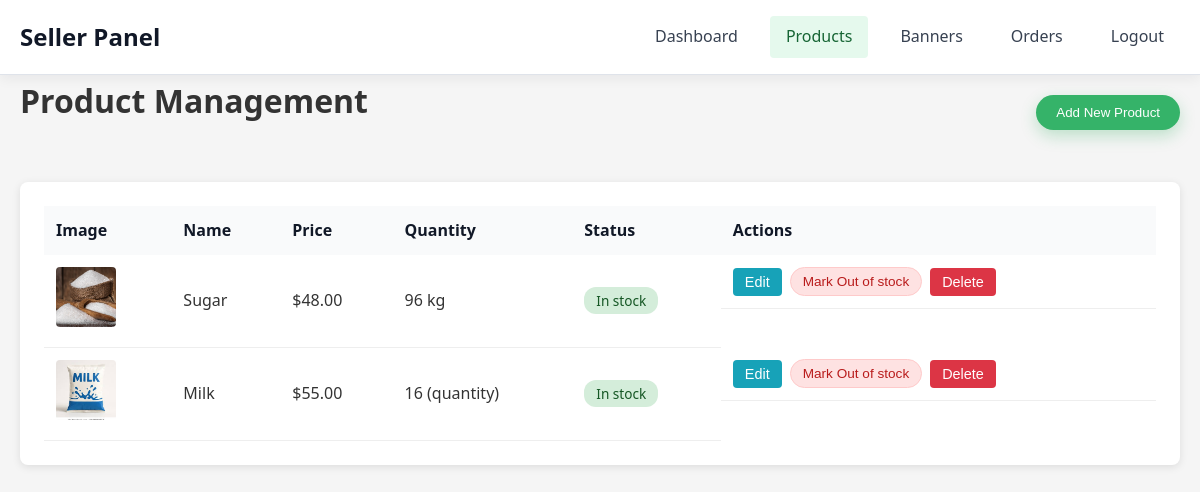
/seller/products (signed in), run on the app's committed database.
### models.py (models this page shows, shortened)
class Product(db.Model):
    __tablename__ = 'products'
    id = db.Column(db.Integer, primary_key=True)
    name = db.Column(db.String(200), nullable=False)
    description = db.Column(db.Text)
    price = db.Column(db.Float, nullable=False)
    original_price = db.Column(db.Float, nullable=True)  # For strike-through pricing
    quantity_available = db.Column(db.Float, nullable=False, default=0.0)
    unit_type = db.Column(db.String(20), nullable=False, default='quantity')  # 'quantity' or 'kg'
    image_path = db.Column(db.String(500))
    created_at = db.Column(db.DateTime, default=datetime.utcnow)
    order_items = db.relationship('OrderItem', backref='product', lazy=True)

### app.py (the view)
@app.route('/seller/products')
@seller_login_required
def seller_products():
    products = Product.query.order_by(Product.created_at.desc()).all()
    return render_template('seller/products.html', products=products)

### app.py (called while the page is built)
def seller_login_required(f):
    from functools import wraps
    @wraps(f)
    def decorated_function(*args, **kwargs):
        if 'seller_id' not in session:
            return redirect(url_for('seller_login'))
        return f(*args, **kwargs)
    return decorated_function

### templates/seller/products.html (shortened to what this page needs)
<!DOCTYPE html>
<html lang="en">
<head>
    <link rel="stylesheet" href="{{ url_for('static', filename='css/seller.css') }}">
</head>
<body>
    <nav class="seller-nav">
        <div class="container">
            <h2>Seller Panel</h2>
            <div class="nav-links">
                <a href="{{ url_for('seller_dashboard') }}">Dashboard</a>
                <a href="{{ url_for('seller_products') }}" class="active">Products</a>
                <a href="{{ url_for('seller_banners') }}">Banners</a>
                <a href="{{ url_for('seller_orders') }}">Orders</a>
                <a href="{{ url_for('seller_logout') }}">Logout</a>
            </div>
        </div>
    </nav>
    <main class="container">
        <div class="page-header">
            <h1>Product Management</h1>
            <button class="btn-primary" onclick="openModal('add-product-modal')">Add New Product</button>
        </div>
        <div class="products-table-container">
            <table class="data-table">
                <thead>
                    <tr>
                        <th>Image</th>
                        <th>Name</th>
                        <th>Price</th>
                        <th>Quantity</th>
                        <th>Status</th>
                        <th>Actions</th>
                    </tr>
                </thead>
                <tbody>
                    {% for product in products %}
                    <tr>
                        <td>
                            {% if product.image_path %}
                            <img src="{{ url_for('static', filename=product.image_path) }}"
                                 alt="{{ product.name }}" class="table-image">
                            {% else %}
                            <span class="no-image">No Image</span>
                            {% endif %}
                        </td>
                        <td>{{ product.name }}</td>
                        <td>${{ "%.2f"|format(product.price) }}</td>
                        <td>{{ product.quantity_available }} {% if product.unit_type == 'kg' %}kg{% else %}({{ product.unit_type }}){% endif %}</td>
                        <td>
                            {% if product.quantity_available > 0 %}
                                <span class="status-badge status-active">In stock</span>
                            {% else %}
                                <span class="status-badge status-inactive">Out of stock</span>
                            {% endif %}
                        </td>
                        <td class="product-actions-cell">
                            <button class="btn-edit" onclick="editProduct({{ product.id }}, '{{ product.name }}', '{{ product.description|replace("'", "\\'") }}', {{ product.original_price or 'null' }}, {{ product.price }}, {{ product.quantity_available }}, '{{ product.image_path }}', '{{ product.unit_type }}')">
                                Edit
                            </button>
                            <form method="POST" action="{{ url_for('mark_out_of_stock', id=product.id) }}" style="display:inline;">
                                <button type="submit" class="btn-out-of-stock">
                                    Mark Out of stock
                                </button>
                            </form>
                            <form method="POST" action="{{ url_for('delete_product', id=product.id) }}" style="display:inline;" onsubmit="return confirm('Are you sure you want to delete this product? This action cannot be undone.');">
                                <button type="submit" class="btn-delete">
                                    Delete
                                </button>
                            </form>
                        </td>
                    </tr>
                    {% endfor %}
                </tbody>
            </table>
        </div>
    </main>
</body>
</html>

### static/css/seller.css (style rules this page uses)
* { margin: 0; padding: 0; box-sizing: border-box; }
body { font-family: 'Segoe UI', Tahoma, Geneva, Verdana, sans-serif; line-height: 1.6; color: #333; background-color: #f5f5f5; }
.container { max-width: 1200px; margin: 0 auto; padding: 0 20px; }
.seller-nav { background: #ffffff; color: #111827; padding: 1rem 0; box-shadow: 0 4px 12px rgba(15, 23, 42, 0.06); border-bottom: 1px solid rgba(148, 163, 184, 0.3); }
.seller-nav .container { display: flex; justify-content: space-between; align-items: center; }
.seller-nav h2 { font-size: 1.5rem; }
.nav-links { display: flex; gap: 1rem; }
.nav-links a { color: #374151; text-decoration: none; padding: 8px 16px; border-radius: 4px; transition: background-color 0.3s; }
.nav-links a:hover, .nav-links a.active { background-color: #e5f9ed; color: #166534; }
main { padding: 2rem 0; min-height: calc(100vh - 200px); }
h1 { margin-bottom: 1.5rem; color: #333; }
.page-header { display: flex; justify-content: space-between; align-items: center; margin-bottom: 2rem; }
.data-table-container, .products-table-container, .orders-table-container { background: white; border-radius: 8px; padding: 1.5rem; box-shadow: 0 2px 8px rgba(0,0,0,0.1); overflow-x: auto; }
.data-table { width: 100%; border-collapse: collapse; }
.data-table th { background: #f9fafb; color: #111827; padding: 12px; text-align: left; font-weight: 600; }
.data-table td { padding: 12px; border-bottom: 1px solid #eee; }
.table-image { width: 60px; height: 60px; object-fit: cover; border-radius: 4px; }
.product-actions-cell { display: flex; gap: 0.5rem; align-items: center; flex-wrap: wrap; }
.btn-out-of-stock { padding: 6px 12px; background: #fee2e2; color: #b91c1c; border: 1px solid #fecaca; border-radius: 999px; cursor: pointer; font-size: 0.85rem; font-weight: 500; transition: background-color 0.2s ease-out, color 0.2s ease-out, border-color 0.2s ease-out; }
.status-badge { padding: 4px 12px; border-radius: 12px; font-size: 0.85rem; font-weight: 500; }
.status-active { background: #d4edda; color: #155724; }
.btn-primary { padding: 10px 20px; background: #35b369; color: white; border: none; border-radius: 999px; cursor: pointer; font-weight: 500; transition: background-color 0.2s ease-out, box-shadow 0.2s ease-out, transform 0.1s ease-out; box-shadow: 0 6px 16px rgba(22, 163, 74, 0.25); }
.btn-edit { padding: 6px 12px; background: #17a2b8; color: white; border: none; border-radius: 4px; cursor: pointer; font-size: 0.9rem; transition: background-color 0.3s; }
.btn-delete { padding: 6px 12px; background: #dc3545; color: white; border: none; border-radius: 4px; cursor: pointer; font-size: 0.9rem; transition: background-color 0.3s; }

### data on the page
Product: image_path+name (picture), name "Sugar", price "48.00", quantity_available "96", unit_type "kg", shows "In stock"
Product: image_path (picture), name "Milk", price "55.00", quantity_available "16", unit_type "quantity", shows "In stock"
